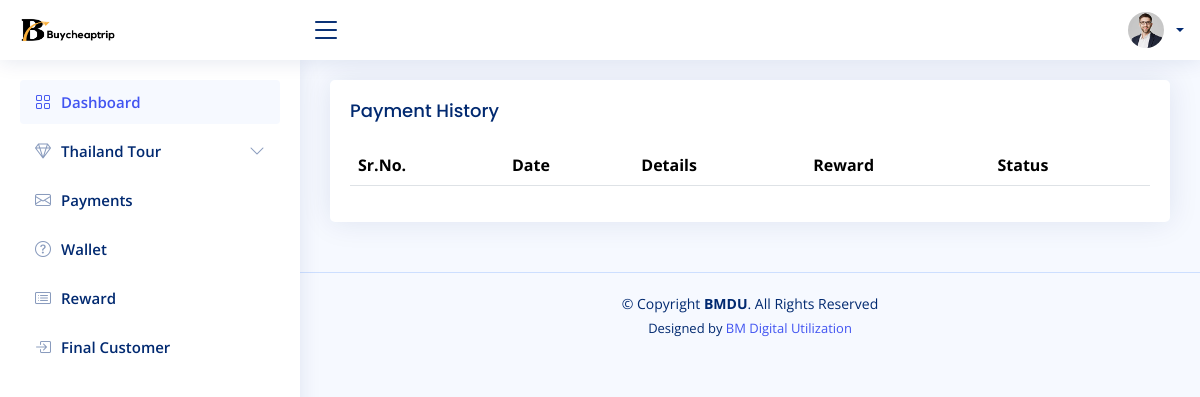
Page /users/reward.php (signed in) on the earlier database version.
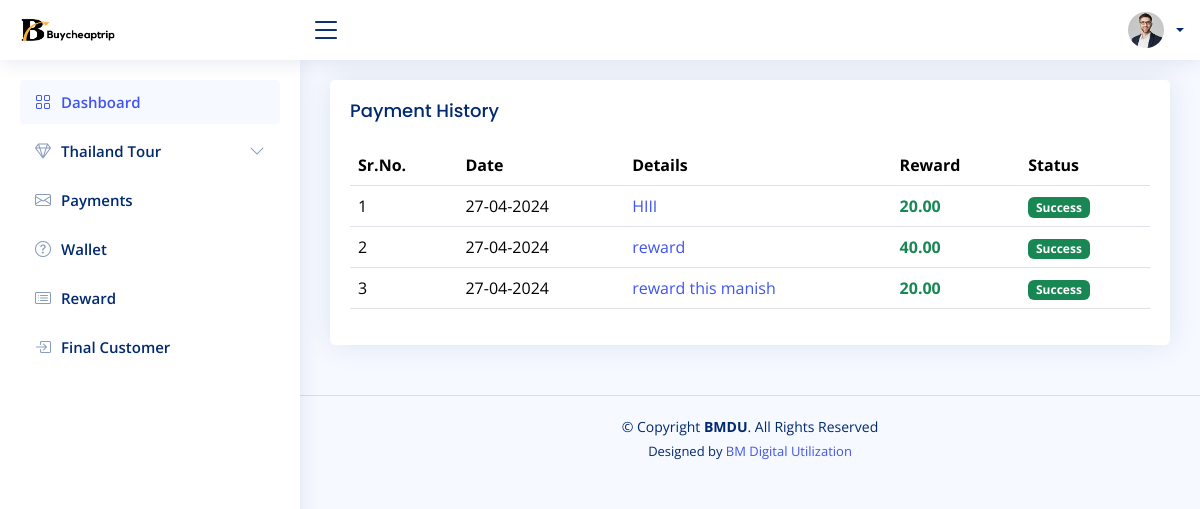
Same page on the later database version.
### tables this page shows
CREATE TABLE `transactions` (
  `id` int(11) NOT NULL,
  `wallet_id` int(11) NOT NULL,
  `type` enum('credit','debit','reward') NOT NULL,
  `amount` decimal(10,2) NOT NULL,
  `message` text DEFAULT NULL,
  `remaining_balance` decimal(10,2) NOT NULL,
  `timestamp` timestamp NOT NULL DEFAULT current_timestamp(),
  `status` enum('pending','success','cancel','') NOT NULL DEFAULT 'success',
  `transactions_id` varchar(20) NOT NULL
);

### users/reward.php (the view, shortened to what this page needs)
<?php
include "../connection.php";
?>
<?php include('header.php'); ?>
<?php include('sidebar.php'); ?>
<main id="main" class="main">
    <section class="section">
        <div class="row">
            <div class="col-lg-12">
                <div class="card">
                    <div class="card-body">
                        <h5 class="card-title">Payment History</h5>
                        <table class="table datatable">
                            <thead>
                                <tr>
                                    <th>Sr.No.</th>
                                    <th data-type="date" data-format="YYYY/DD/MM">Date</th>
                                    <th>Details</th>
                                    <th>Reward</th>
                                    <th>Status</th>
                                </tr>
                            </thead>
                            <tbody>
                                <?php
                                $a = 1;
                                $query = "SELECT * FROM `transactions`
                                JOIN `wallets` ON `transactions`.`wallet_id` = `wallets`.`id_wallet` where `user_id`='$_SESSION[userEmail]' ORDER BY `timestamp` DESC";
                                $res = mysqli_query($conn, $query);
                                while ($trans = mysqli_fetch_assoc($res)) {
                                    if($trans['type'] == 'reward'){
                                ?>
                                    <tr>
                                        <td><?php echo $a ?></td>
                                        <td><?php echo date('d-m-Y', strtotime($trans['timestamp'])); ?></td>
                                        <td> <a href=""><?php echo $trans['message'] ?></a></td>
                                        <?php if ($trans['type'] == 'credit' || $trans['type'] == 'reward') { ?>
                                        <td class="text-success"><b><?php echo $trans['amount'] ?></b></td>
                                        <?php }else{ ?>
                                            <td></td>
                                        <?php } ?>
                                        <td>
                                            <?php
                                            if ($trans['status'] == 'Pending') {
                                                echo "<span class='badge bg-warning'>Pending</span>";
                                            } elseif ($trans['status'] == 'success') {
                                                echo "<span class='badge bg-success'>Success</span>";
                                            } else {
                                                echo "<span class='badge bg-danger'>Failed</span>";
                                            }
                                             ?>
                                        </td>
                                    </tr>
                                <?php
                                    $a++;
                                        }
                                }
                                ?>
                            </tbody>
                        </table>
                    </div>
                </div>
            </div>
        </div>
    </section>
</main>
<?php include "footer.php"; ?>

### users/header.php (shortened to what this page needs)
<!DOCTYPE html>
<html lang="en">
<head>
    <link href="assets/vendor/bootstrap/css/bootstrap.min.css" rel="stylesheet">
    <link href="assets/vendor/bootstrap-icons/bootstrap-icons.css" rel="stylesheet">
    <link href="assets/vendor/boxicons/css/boxicons.min.css" rel="stylesheet">
    <link href="assets/vendor/quill/quill.snow.css" rel="stylesheet">
    <link href="assets/vendor/quill/quill.bubble.css" rel="stylesheet">
    <link href="assets/vendor/remixicon/remixicon.css" rel="stylesheet">
    <link href="assets/vendor/simple-datatables/style.css" rel="stylesheet">
    <link href="assets/css/style.css" rel="stylesheet">
</head>
<body>
    <header id="header" class="header fixed-top d-flex align-items-center">
        <div class="d-flex align-items-center justify-content-between">
            <a href="dashboard" class="logo d-flex align-items-center">
                <img src="assets/img/buy.png" alt="">
            </a>
            <i class="bi bi-list toggle-sidebar-btn"></i>
        </div>
        <nav class="header-nav ms-auto">
            <ul class="d-flex align-items-center">
                <li class="nav-item dropdown pe-3">
                    <a class="nav-link nav-profile d-flex align-items-center pe-0" href="#" data-bs-toggle="dropdown">
                        <img src="assets/img/profile-img.jpg" alt="Profile" class="rounded-circle">
                        <span class="d-none d-md-block dropdown-toggle ps-2">
                        </span>
                    </a>
                </li>
            </ul>
        </nav>
    </header>

### users/sidebar.php (shortened to what this page needs)
<aside id="sidebar" class="sidebar">
    <ul class="sidebar-nav" id="sidebar-nav">
        <li class="nav-item">
            <a class="nav-link " href="dashboard">
                <i class="bi bi-grid"></i>
                <span>Dashboard</span>
            </a>
        </li>
        <li class="nav-item">
            <a class="nav-link collapsed" data-bs-target="#icons-nav" data-bs-toggle="collapse" href="#">
                <i class="bi bi-gem"></i><span>Thailand Tour</span><i class="bi bi-chevron-down ms-auto"></i>
            </a>
        </li>
        <li class="nav-item">
            <a class="nav-link collapsed" href="thailand_payment">
                <i class="bi bi-envelope"></i>
                <span>Payments</span>
            </a>
        </li>
        <li class="nav-item">
            <a class="nav-link collapsed" href="thailand_wallet">
            <i class="bi bi-question-circle"></i>
                <span>Wallet</span>
            </a>
        </li>
        <li class="nav-item">
            <a class="nav-link collapsed" href="reward">
                <i class="bi bi-card-list"></i>
                <span>Reward</span>
            </a>
        </li>
        <li class="nav-item">
            <a class="nav-link collapsed" href="final_cust">
                <i class="bi bi-box-arrow-in-right"></i>
                <span>Final Customer</span>
            </a>
        </li>
    </ul>
</aside>

### users/footer.php (shortened to what this page needs)
<footer id="footer" class="footer">
    <div class="copyright">
        &copy; Copyright <strong><span>BMDU</span></strong>. All Rights Reserved
    </div>
    <div class="credits">
        Designed by <a href="https://bmdu.net">BM Digital Utilization</a>
    </div>
</footer>
</body>
</html>

### users/assets/css/style.css (style rules this page uses)
:root { scroll-behavior: smooth; }
body { font-family: "Open Sans", sans-serif; background: #f6f9ff; color: #444444; }
a { color: #4154f1; text-decoration: none; }
h1, h2, h3, h4, h5, h6 { font-family: "Nunito", sans-serif; }
#main { margin-top: 60px; padding: 20px 30px; transition: all 0.3s; }
.card { margin-bottom: 30px; border: none; border-radius: 5px; box-shadow: 0px 0 30px rgba(1, 41, 112, 0.1); }
.card-title { padding: 20px 0 15px 0; font-size: 18px; font-weight: 500; color: #012970; font-family: "Poppins", sans-serif; }
.card-body { padding: 0 20px 20px 20px; }
.logo { line-height: 1; }
@media (min-width: 1200px) { .logo { width: 280px; } }
.logo img { max-height: 26px; margin-right: 6px; }
.header { transition: all 0.5s; z-index: 997; height: 60px; box-shadow: 0px 2px 20px rgba(1, 41, 112, 0.1); background-color: #fff; padding-left: 20px; }
.header .toggle-sidebar-btn { font-size: 32px; padding-left: 10px; cursor: pointer; color: #012970; }
.header-nav ul { list-style: none; }
.header-nav>ul { margin: 0; padding: 0; }
.header-nav .nav-profile { color: #012970; }
.header-nav .nav-profile img { max-height: 36px; }
.header-nav .nav-profile span { font-size: 14px; font-weight: 600; }
.sidebar { position: fixed; top: 60px; left: 0; bottom: 0; width: 300px; z-index: 996; transition: all 0.3s; padding: 20px; overflow-y: auto; scrollbar-width: thin; scrollbar-color: #aab7cf transparent; box-shadow: 0px 0px 20px rgba(1, 41, 112, 0.1); background-color: #fff; }
@media (min-width: 1200px) { #main, #footer { margin-left: 300px; } }
.sidebar-nav { padding: 0; margin: 0; list-style: none; }
.sidebar-nav li { padding: 0; margin: 0; list-style: none; }
.sidebar-nav .nav-item { margin-bottom: 5px; }
.sidebar-nav .nav-link { display: flex; align-items: center; font-size: 15px; font-weight: 600; color: #4154f1; transition: 0.3; background: #f6f9ff; padding: 10px 15px; border-radius: 4px; }
.sidebar-nav .nav-link i { font-size: 16px; margin-right: 10px; color: #4154f1; }
.sidebar-nav .nav-link.collapsed { color: #012970; background: #fff; }
.sidebar-nav .nav-link.collapsed i { color: #899bbd; }
.sidebar-nav .nav-link .bi-chevron-down { margin-right: 0; transition: transform 0.2s ease-in-out; }
.footer { padding: 20px 0; font-size: 14px; transition: all 0.3s; border-top: 1px solid #cddfff; }
.footer .copyright { text-align: center; color: #012970; }
.footer .credits { padding-top: 5px; text-align: center; font-size: 13px; color: #012970; }

Differences in the rows shown:
added transactions: timestamp "27-04-2024", message "HIII", amount "20.00", status "Success"
added transactions: timestamp "27-04-2024", message "reward", amount "40.00", status "Success"
added transactions: timestamp "27-04-2024", message "reward this manish", amount "20.00", status "Success"
